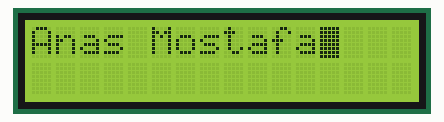
Simulated run of this program. Board: ATmega32, built with avr-gcc and emulated at 8 MHz. On the bench: 16×2 character LCD. Wiring (inferred from the names in the program): character LCD (HD44780): RS PB3; R/W PB4; E PB5; data PD0, PD1, PD2, PD3, PD4, PD5, PD6, PD7. At 16.9 s the program stops and its outputs stay as they are.

Above: at 0.1 s.
At 7.6 s:
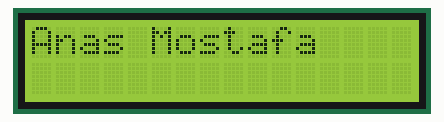
At 16.9 s:
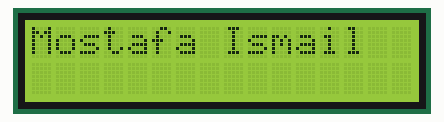

The program:

main.c
```c
/*
 * main.c
 *
 *  Created on: May 30, 2020
 *      Author: MGIsmail
 */
#include "STD_TYPES.h"
#include "BIT_MATH.h"
#include "DIO_Interface.h"
#include "LCD_Interface.h"
#include <util/delay.h>


int main (void)
{
	LCD_VidInit();

	/*LCD_VidWriteData('A');
	LCD_VidWriteData('N');
	LCD_VidWriteData('A');
	LCD_VidWriteData('S');
	LCD_VidWriteData(' ');
	LCD_VidWriteData(' ');
	LCD_VidWriteData('M');
	LCD_VidWriteData('O');
	LCD_VidWriteData('S');
	LCD_VidWriteData('T');
	LCD_VidWriteData('A');
	LCD_VidWriteData('F');
	LCD_VidWriteData('A');
	LCD_VidWriteData(' ');*/

	LCD_VidWriteString("Anas Mostafa");

	LCD_VidCursorOnOff(On);
	LCD_VidCursorBlinking(On);
	_delay_ms(5000);

	LCD_VidDisplayOff();
	_delay_ms(2000);
	LCD_VidDisplayOn();
	_delay_ms(2000);
	LCD_VidClrDisplay();
	_delay_ms(2000);
	LCD_VidWriteString("Mostafa Ismail");
	LCD_VidCursorOnOff(On);
	LCD_VidCursorBlinking(Off);
	_delay_ms(5000);
	LCD_VidCursorOnOff(Off);

	while(1)
	{

	}
	return 0;
}
```

LCD_Config.h
```c
/*
 * LCD_Config.h
 *
 *  Created on: Jun 1, 2020
 *      Author: MGIsmail
 */

#ifndef LCD_CONFIG_H_
#define LCD_CONFIG_H_

#define LCD_DataPort		PORTD
#define LCD_CTRLPort 		PORTB
#define LCD_RS_PIN 			PIN3
#define LCD_RW_PIN 			PIN4
#define LCD_Enb_PIN			PIN5

//#define LCD_MPU_Interface	      to config 4/8 bit with data port 4/8 pins

#endif /* LCD_CONFIG_H_ */
```

LCD_Interface.h
```c
#ifndef _LCD_INTERFACE_H_ //Header guard if not defined
#define _LCD_INTERFACE_H_
#define On 1
#define Off 0


void LCD_VidPortConfig(u8 LOC_u8DataPort, u8 LOC_u8CTRLPort, u8 LOC_u8RS, u8 LOC_u8RW, u8 LOC_u8Enb);

void LCD_VidInit(void);

void LCD_VidDisplayOn (void);
void LCD_VidDisplayOff(void);
void LCD_VidClrDisplay(void);

void LCD_VidCursorOnOff(u8 LOC_u8State);

void LCD_VidCursorBlinking(u8 LOC_u8State);


void LCD_VidWriteCommand(u8 LOC_u8Command);

void LCD_VidWriteData(u8 LOC_u8Data);

void LCD_VidWriteString(u8 LOC_u8String[16]);


#endif
```

LCD_Program.c
```c
#include "STD_TYPES.h"
#include "BIT_Math.h"
#include "avr/delay.h"
#include "DIO_Interface.h"
#include "LCD_Config.h"


void LCD_VidInit(void)
{
	_delay_ms(50); // wait for LCD to initialize
	DIO_VidSetPortDirection(LCD_DataPort, 0xff ); //Data port direction output
	DIO_VidSetPinDirection(LCD_CTRLPort,  LCD_RS_PIN, OUT_HIGH); //RS
	DIO_VidSetPinDirection(LCD_CTRLPort,  LCD_RW_PIN, OUT_HIGH); //RW
	DIO_VidSetPinDirection(LCD_CTRLPort,  LCD_Enb_PIN, OUT_HIGH); //Enb    CTRL PINS direction output

	LCD_VidWriteCommand(0b00111000); 	//function set
	_delay_ms(1); // wait for LCD to Function set
	LCD_VidWriteCommand(0b00001100);	//Display On
	_delay_ms(1); // wait for LCD to Display On
	LCD_VidWriteCommand(0b00000001);	//Clear Display
	_delay_ms(2); // wait for LCD to Clear Display

}

void LCD_VidDisplayOn (void)
{

	LCD_VidWriteCommand(0b00001100);	//Display On
	_delay_ms(1); // wait for LCD to Display On
}

void LCD_VidDisplayOff (void)
{
	LCD_VidWriteCommand(0b00001000);	//Display Off
	_delay_ms(1); // wait for LCD to Display On
}

void LCD_VidClrDisplay(void)
{
	LCD_VidWriteCommand(0b00000001);	//Clear Display
	_delay_ms(2); // wait for LCD to Clear Display
}

void LCD_VidCursorOnOff(u8 LOC_u8State)
{
	if (LOC_u8State == 0)
	{
		LCD_VidWriteCommand(0b00001100);	//Cursor On
	}
	else if (LOC_u8State ==1)
	{
		LCD_VidWriteCommand(0b00001110);	//Cursor On
	}
	_delay_ms(1); // wait for LCD to On
}

void LCD_VidCursorBlinking(u8 LOC_u8State)
{
	if (LOC_u8State == 0)
	{
		LCD_VidWriteCommand(0b00001110);	//Cursor On not blinking
	}
	else if (LOC_u8State ==1)
	{
		LCD_VidWriteCommand(0b00001111);	//Cursor On and blinking
	}
	_delay_ms(1); // wait for LCD to On
}

void LCD_VidWriteCommand(u8 LOC_u8Command)
{
	DIO_VidSetPinValue(LCD_CTRLPort, LCD_RS_PIN, OUT_LOW);  //RS = 0   register selection
	DIO_VidSetPinValue(LCD_CTRLPort, LCD_RW_PIN, OUT_LOW);  //RW = 0
	DIO_VidSetPortValue(LCD_DataPort, LOC_u8Command);  // Write Command
	DIO_VidSetPinValue(LCD_CTRLPort, LCD_Enb_PIN, OUT_HIGH);  //Enable = 1 high rise edge
	_delay_ms(1);	// required by LCD Datasheet
	DIO_VidSetPinValue(LCD_CTRLPort, LCD_Enb_PIN, OUT_LOW);  //Enable = 0  Falling edge
	_delay_ms(1); // give the LCD time to wite / display
}

void LCD_VidWriteData(u8 LOC_u8Data)
{
	DIO_VidSetPinValue(LCD_CTRLPort, LCD_RS_PIN, OUT_HIGH);  //RS = 0
	DIO_VidSetPinValue(LCD_CTRLPort, LCD_RW_PIN, OUT_LOW);  //RW = 0
	DIO_VidSetPortValue(LCD_DataPort, LOC_u8Data);  // Write data
	DIO_VidSetPinValue(LCD_CTRLPort, LCD_Enb_PIN, OUT_HIGH);  //Enable = 1 high rise edge
	_delay_ms(1);	// required by LCD Datasheet
	DIO_VidSetPinValue(LCD_CTRLPort, LCD_Enb_PIN, OUT_LOW);  //Enable = 0  Falling edge
	_delay_ms(1); // give the LCD time to wite / display

}

void LCD_VidWriteString(u8 LOC_u8String[])
{


	for (u8 i=0; LOC_u8String[i] != '\0'; i++)
	{
		DIO_VidSetPinValue(LCD_CTRLPort, LCD_RS_PIN, OUT_HIGH);  //RS = 0
		DIO_VidSetPinValue(LCD_CTRLPort, LCD_RW_PIN, OUT_LOW);  //RW = 0

		DIO_VidSetPortValue(LCD_DataPort, LOC_u8String[i]);  // Write data
		DIO_VidSetPinValue(LCD_CTRLPort, LCD_Enb_PIN, OUT_HIGH);  //Enable = 1 high rise edge
		_delay_ms(1);	// required by LCD Datasheet
		DIO_VidSetPinValue(LCD_CTRLPort, LCD_Enb_PIN, OUT_LOW);  //Enable = 0  Falling edge
		_delay_ms(1); // give the LCD time to wite / display
	}
}
```

BIT_MATH.h
```c
#ifndef _BIT_MATH_H_
#define _BIT_MATH_H_

#define SET_BIT(VAR,BITNO) (VAR) |=  (1 << (BITNO))
#define CLR_BIT(VAR,BITNO) (VAR) &= ~(1 << (BITNO))
#define TOG_BIT(VAR,BITNO) (VAR) ^=  (1 << (BITNO))
#define GET_BIT(VAR,BITNO) (((VAR) >> (BITNO)) & 0x01)


#endif
```

DIO_Interface.h
```c
// #define guard
#ifndef _DIO_INTERFACE_H_
#define _DIO_INTERFACE_H_

//avoid magic numbers
#define PIN0 0
#define PIN1 1
#define PIN2 2
#define PIN3 3
#define PIN4 4
#define PIN5 5
#define PIN6 6
#define PIN7 7

#define OUTPUT 1
#define INPUT  0
#define OUT_HIGH 1
#define OUT_LOW 0

#define PORTA 0
#define PORTB 1
#define PORTC 2
#define PORTD 3

//prototype of functions
// avoid magic numbers in declaration
//use standard naming convention even for arguments

void DIO_VidSetPinDirection	( u8 LOC_u8Port, u8 LOC_u8Pin, u8 LOC_u8State);
// function return void to set pin value
void DIO_VidSetPinValue		( u8 LOC_u8Port, u8 LOC_u8Pin, u8 LOC_u8Value);

void DIO_VidSetPortDirection( u8 LOC_u8Port, u8 LOC_u8State);

void DIO_VidSetPortValue	( u8 LOC_u8Port, u8 LOC_u8Value);

// Get Pin value from DIO_port and return u8
u8 	 DIO_u8GetPinValue		( u8 LOC_u8Port, u8 LOC_u8Pin);


#endif
```

DIO_Program.c
```c
#include "STD_TYPES.h"
#include "DIO_Register.h"
#include "BIT_Math.h"

void DIO_VidSetPinDirection	( u8 LOC_u8Port, u8 LOC_u8Pin, u8 LOC_u8State)
{
	if ( OUTPUT==LOC_u8State)
	{
		switch (LOC_u8Port)
		{
		case 0: SET_BIT(DDRA, LOC_u8Pin); break;
		case 1: SET_BIT(DDRB, LOC_u8Pin); break;
		case 2: SET_BIT(DDRC, LOC_u8Pin); break;
		case 3: SET_BIT(DDRD, LOC_u8Pin); break;
		}
	}
	else if (INPUT==LOC_u8State)
	{
		switch (LOC_u8Port)
		{
		case 0: CLR_BIT(DDRA, LOC_u8Pin); break;
		case 1: CLR_BIT(DDRB, LOC_u8Pin); break;
		case 2: CLR_BIT(DDRC, LOC_u8Pin); break;
		case 3: CLR_BIT(DDRD, LOC_u8Pin); break;
		}
	}
}

void DIO_VidSetPinValue	( u8 LOC_u8Port, u8 LOC_u8Pin, u8 LOC_u8Value)
{
	if ( 1==LOC_u8Value)
	{
		switch (LOC_u8Port)
		{
		case 0: SET_BIT(PORTA, LOC_u8Pin); break;
		case 1: SET_BIT(PORTB, LOC_u8Pin); break;
		case 2: SET_BIT(PORTC, LOC_u8Pin); break;
		case 3: SET_BIT(PORTD, LOC_u8Pin); break;
		}
	}
	else if (0==LOC_u8Value)
	{
		switch (LOC_u8Port)
		{
		case 0: CLR_BIT(PORTA, LOC_u8Pin); break;
		case 1: CLR_BIT(PORTB, LOC_u8Pin); break;
		case 2: CLR_BIT(PORTC, LOC_u8Pin); break;
		case 3: CLR_BIT(PORTD, LOC_u8Pin); break;
		}
	}
}

void DIO_VidSetPortDirection	( u8 LOC_u8Port, u8 LOC_u8Value)
{
	switch (LOC_u8Port)
	{
	case 0: DDRA = LOC_u8Value; break;
	case 1: DDRB = LOC_u8Value; break;
	case 2: DDRC = LOC_u8Value; break;
	case 3: DDRD = LOC_u8Value; break;
	}
}

void DIO_VidSetPortValue	( u8 LOC_u8Port, u8 LOC_u8Value)
{
	switch (LOC_u8Port)
	{
	case 0: PORTA = LOC_u8Value; break;
	case 1: PORTB = LOC_u8Value; break;
	case 2: PORTC = LOC_u8Value; break;
	case 3: PORTD = LOC_u8Value; break;
	}
}

u8 	 DIO_u8GetPinValue	( u8 LOC_u8Port, u8 LOC_u8Pin)
{
	u8 value;
	switch (LOC_u8Port)
	{
	case 0: value = GET_BIT(PINA, LOC_u8Pin); break;
	case 1: value = GET_BIT(PINB, LOC_u8Pin); break;
	case 2: value = GET_BIT(PINC, LOC_u8Pin); break;
	case 3: value = GET_BIT(PIND, LOC_u8Pin); break;
	}
	return value;
}
```

DIO_Register.h
```c
#ifndef _DIO_REGISTER_H_ //Guard
#define _DIO_REGISTER_H_

//FROM DATASHEET PAGE 299
//USING ADRESSES OF MEMORY MAPPED NOT PORT MAPPED
//$1B ($3B) PORTA
#define PORTA		*((volatile u8*)0x3B)
#define DDRA		*((volatile u8*)0x3A)
#define PINA		*((volatile u8*)0x39)

#define PORTB		*((volatile u8*)0x38)
#define DDRB  		*((volatile u8*)0x37)
#define PINB  		*((volatile u8*)0x36)

#define PORTC  		*((volatile u8*)0x35)
#define DDRC  		*((volatile u8*)0x34)
#define PINC  		*((volatile u8*)0x33)

#define PORTD  		*((volatile u8*)0x32)
#define DDRD  		*((volatile u8*)0x31)
#define PIND  		*((volatile u8*)0x30)

#define OUTPUT 1
#define INPUT  0

#endif
```

STD_TYPES.h
```c
typedef unsigned char u8;
typedef unsigned short int u16;
typedef unsigned long int u32;
typedef signed char s8;
typedef signed short int s16;
typedef signed long int s32;
typedef float f32;
typedef double f64;
typedef long double f96;
//---------------
typedef const u8 ku8; //type of ku8 as constant type of u8typedef unsigned char u8;
typedef const u16 ku16;
typedef const u32 ku32;
typedef const s8 ks7;
typedef const s16 ks16;
typedef const s32 ks32;
typedef const f32 kf32;
typedef const f64 kf64;
typedef const f96 kf96;
//----------------

typedef u8  *pu8; //type of pu8 / *pu8 as *pointer type of u8typedef unsigned char u8;
typedef u16 *pu16;
typedef u32 *pu32;
typedef s8  *ps7;
typedef s16 *ps16;
typedef s32 *ps32;
typedef f32 *pf32;
typedef f64 *pf64;
typedef f96 *pf96;

//----------------
```

Measured:
- what the display in image 0 shows lasts 5.3 s, from 0.1 s to 5.4 s
- what the display in image 1 shows lasts 2.1 s, from 7.5 s to 9.6 s
